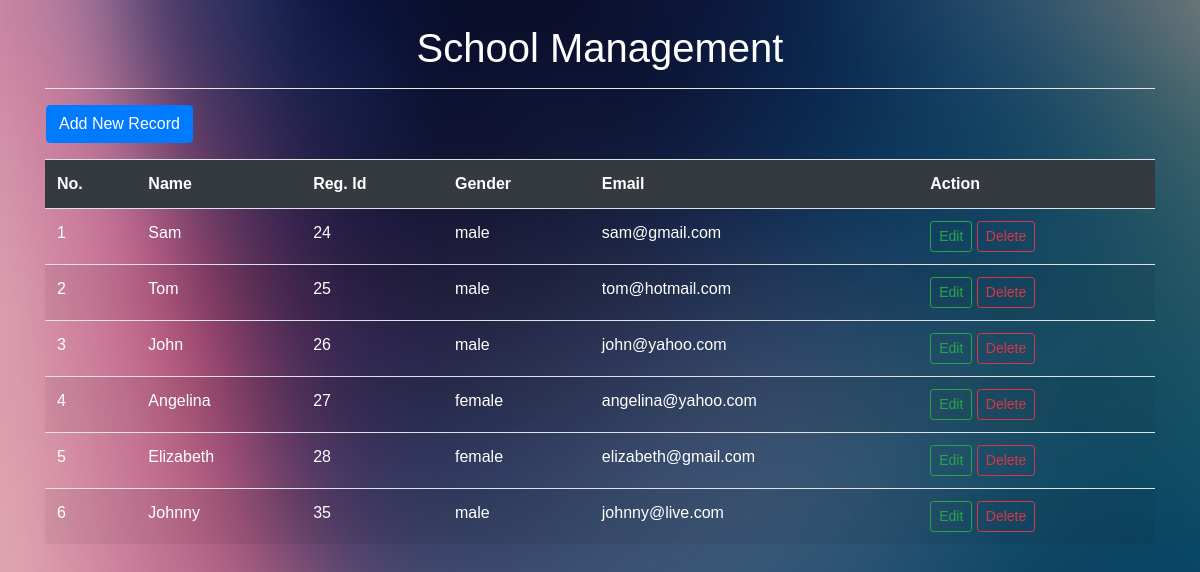
The page / on the database its author committed.
### tables this page shows
CREATE TABLE `persons` (
  `id` int(25) NOT NULL,
  `s_name` varchar(40) NOT NULL,
  `r_id` int(25) NOT NULL,
  `gender` varchar(12) NOT NULL,
  `email` varchar(40) NOT NULL
);

### models/DBConnection.php (called while the page is built, shortened)
<?php
class DBConnection
{
    public function query($query)
    {
        $conn = new mysqli("db4free.net", "cruduser", "crudtest", "cruddatabase","3306");
        $result = $conn->query($query);
        return $result;
    }
}

### index.php (the view, shortened to what this page needs)
<!DOCTYPE html>
<html lang="en">
<head>
    <link rel="stylesheet" href="assets/css/bootstrap.min.css">
    <link rel="stylesheet" href="assets/css/custom.css">
</head>
<body class="cover-img">
    <div>
        <div class="container mt-4">
            <h1 class="text-white text-center">School Management</h1>
            <hr class="bg-white">
            <div class="row">
                <a href="add.php" class="btn btn-primary ml-3 mb-3">Add New Record</a>
            </div>
            <table class="table table-striped text-white">
                <tr class="bg-dark">
                    <th>No.</th>
                    <th>Name</th>
                    <th>Reg. Id</th>
                    <th>Gender</th>
                    <th>Email</th>
                    <th>Action</th>
                </tr>
                <?php
                include "models/DBConnection.php";
                $conn = new DBConnection();
                $i = 0;
                $query = "SELECT * FROM persons";
                $result = $conn->query($query);
                while ($row = $result->fetch_assoc()) {
                    ?>
                    <tr>
                        <td>
                            <?php echo ++$i; ?>
                        </td>
                        <td>
                            <?php echo $row['s_name']; ?>
                        </td>
                        <td>
                            <?php echo $row['r_id']; ?>
                        </td>
                        <td>
                            <?php echo $row['gender']; ?>
                        </td>
                        <td>
                            <?php echo $row['email']; ?>
                        </td>
                        <td>
                            <a href="edit.php?id=<?= $row['id']?>" class="btn btn-sm btn-outline-success">Edit</a>
                            <a href="delete.php?id=<?= $row['id']?>" class="btn btn-sm btn-outline-danger">Delete</a>
                        </td>
                    </tr>
                    <?php
                }
                ?>
            </table>
        </div>
    </div>
</body>
</html>

### assets/css/custom.css (style rules this page uses)
.cover-img { background: url("../img/background.jpg") no-repeat fixed; background-size: cover; font-family: sans-serif; }
.container { margin-top: 10%; }

### rows shown on the page
persons: s_name "Sam", r "24", gender "male", email "sam@gmail.com"
persons: s_name "Tom", r "25", gender "male", email "tom@hotmail.com"
persons: s_name "John", r "26", gender "male", email "john@yahoo.com"
persons: s_name "Angelina", r "27", gender "female", email "angelina@yahoo.com"
persons: s_name "Elizabeth", r "28", gender "female", email "elizabeth@gmail.com"
persons: s_name "Johnny", r "35", gender "male", email "johnny@live.com"
